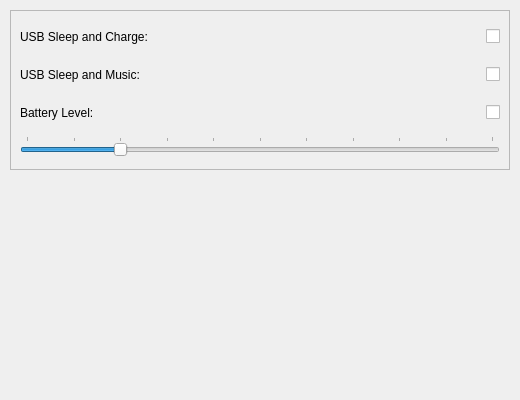
<?xml version="1.0" encoding="UTF-8"?>
<ui version="4.0">
 <class>SleepUtils</class>
 <widget class="QWidget" name="SleepUtils">
  <property name="geometry">
   <rect>
    <x>0</x>
    <y>0</y>
    <width>520</width>
    <height>400</height>
   </rect>
  </property>
  <property name="windowTitle">
   <string>Sleep Utilities</string>
  </property>
  <widget class="QWidget" name="verticalLayoutWidget">
   <property name="geometry">
    <rect>
     <x>10</x>
     <y>10</y>
     <width>500</width>
     <height>160</height>
    </rect>
   </property>
   <layout class="QVBoxLayout" name="verticalLayout">
    <item>
     <widget class="QFrame" name="frame">
      <property name="frameShape">
       <enum>QFrame::StyledPanel</enum>
      </property>
      <property name="frameShadow">
       <enum>QFrame::Raised</enum>
      </property>
      <layout class="QGridLayout" name="gridLayout">
       <item row="0" column="0">
        <widget class="QLabel" name="sleep_charge_label">
         <property name="minimumSize">
          <size>
           <width>200</width>
           <height>30</height>
          </size>
         </property>
         <property name="text">
          <string>USB Sleep and Charge:</string>
         </property>
        </widget>
       </item>
       <item row="0" column="1">
        <spacer name="sleep_charge_spacer">
         <property name="orientation">
          <enum>Qt::Horizontal</enum>
         </property>
         <property name="sizeHint" stdset="0">
          <size>
           <width>300</width>
           <height>30</height>
          </size>
         </property>
        </spacer>
       </item>
       <item row="0" column="2">
        <widget class="QCheckBox" name="sleep_charge_checkbox">
         <property name="text">
          <string/>
         </property>
        </widget>
       </item>
       <item row="1" column="0">
        <widget class="QLabel" name="sleep_music_label">
         <property name="minimumSize">
          <size>
           <width>200</width>
           <height>30</height>
          </size>
         </property>
         <property name="text">
          <string>USB Sleep and Music:</string>
         </property>
        </widget>
       </item>
       <item row="1" column="1">
        <spacer name="sleep_music_spacer">
         <property name="orientation">
          <enum>Qt::Horizontal</enum>
         </property>
         <property name="sizeHint" stdset="0">
          <size>
           <width>300</width>
           <height>30</height>
          </size>
         </property>
        </spacer>
       </item>
       <item row="1" column="2">
        <widget class="QCheckBox" name="sleep_music_checkbox">
         <property name="text">
          <string/>
         </property>
        </widget>
       </item>
       <item row="2" column="0">
        <widget class="QLabel" name="battery_level_label">
         <property name="minimumSize">
          <size>
           <width>200</width>
           <height>30</height>
          </size>
         </property>
         <property name="text">
          <string>Battery Level:</string>
         </property>
        </widget>
       </item>
       <item row="2" column="1">
        <widget class="QLabel" name="battery_level">
         <property name="minimumSize">
          <size>
           <width>130</width>
           <height>30</height>
          </size>
         </property>
         <property name="text">
          <string/>
         </property>
        </widget>
       </item>
       <item row="2" column="2">
        <widget class="QCheckBox" name="battery_level_checkbox">
         <property name="text">
          <string/>
         </property>
        </widget>
       </item>
       <item row="3" column="0" colspan="3">
        <widget class="QSlider" name="battery_level_slider">
         <property name="maximum">
          <number>100</number>
         </property>
         <property name="pageStep">
          <number>1</number>
         </property>
         <property name="sliderPosition">
          <number>20</number>
         </property>
         <property name="orientation">
          <enum>Qt::Horizontal</enum>
         </property>
         <property name="tickPosition">
          <enum>QSlider::TicksAbove</enum>
         </property>
         <property name="tickInterval">
          <number>10</number>
         </property>
        </widget>
       </item>
      </layout>
     </widget>
    </item>
   </layout>
  </widget>
 </widget>
 <resources/>
 <connections/>
</ui>
